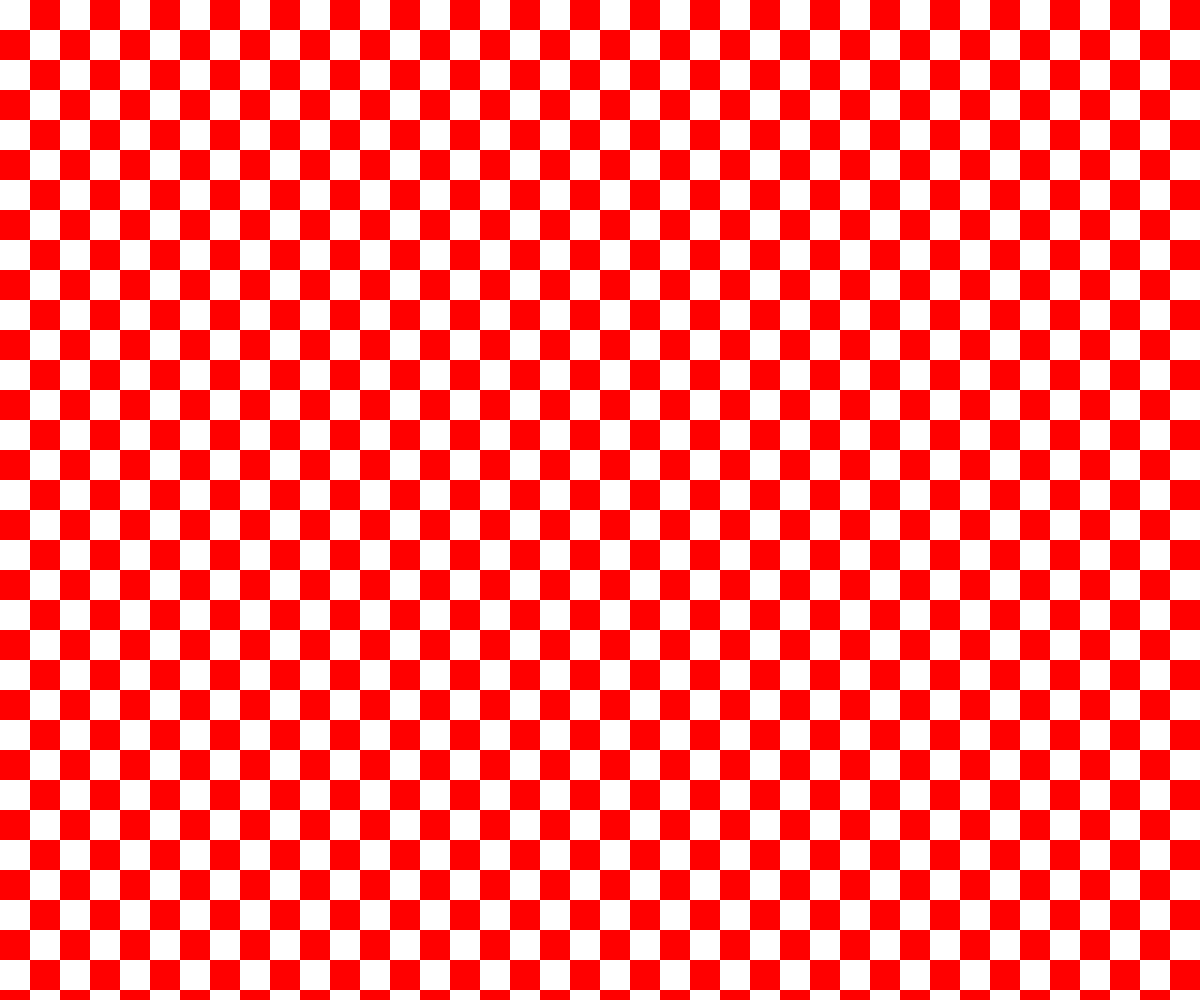
Frame 1 (no input)
Frame 60 (no input): identical to frame 1, image omitted
Frame 120 (the mouse pressed at the canvas centre since frame 60): identical to frame 1, image omitted

The p5.js sketch that drew this single still picture (run headless with seeded random() and noise() and a simulated clock; from frame 60 on, the mouse is pressed at the canvas centre):

// p5.js sketch
// ── sketch.js
/* eslint-disable no-undef, no-unused-vars */

function setup() {
  createCanvas(windowWidth, windowHeight);
  // Put setup code here
}

function draw() {
  const step = 30; //各ブロックの間隔

  for (let y = 0; y <= height; y += step) {
    if (y % (step * 2) == 0) {
      // y の値が (step*2) で割り切れる時
      for (let x = step; x <= width; x += step * 2) {
        noStroke(); //ストローク無効化
        fill(255, 0, 0); //図形塗り潰し: 赤
        rect(x, y, step, step); //四角形描画
      }
    } else {
      // y の値が (step*2) で割り切れない時
      for (let x = 0; x <= width; x += step * 2) {
        noStroke(); //ストローク無効化
        fill(255, 0, 0); //図形塗り潰し: 赤
        rect(x, y, step, step); //四角形描画
      }
    }
  }
}

// This Redraws the Canvas when resized
windowResized = function () {
  resizeCanvas(windowWidth, windowHeight);
};
